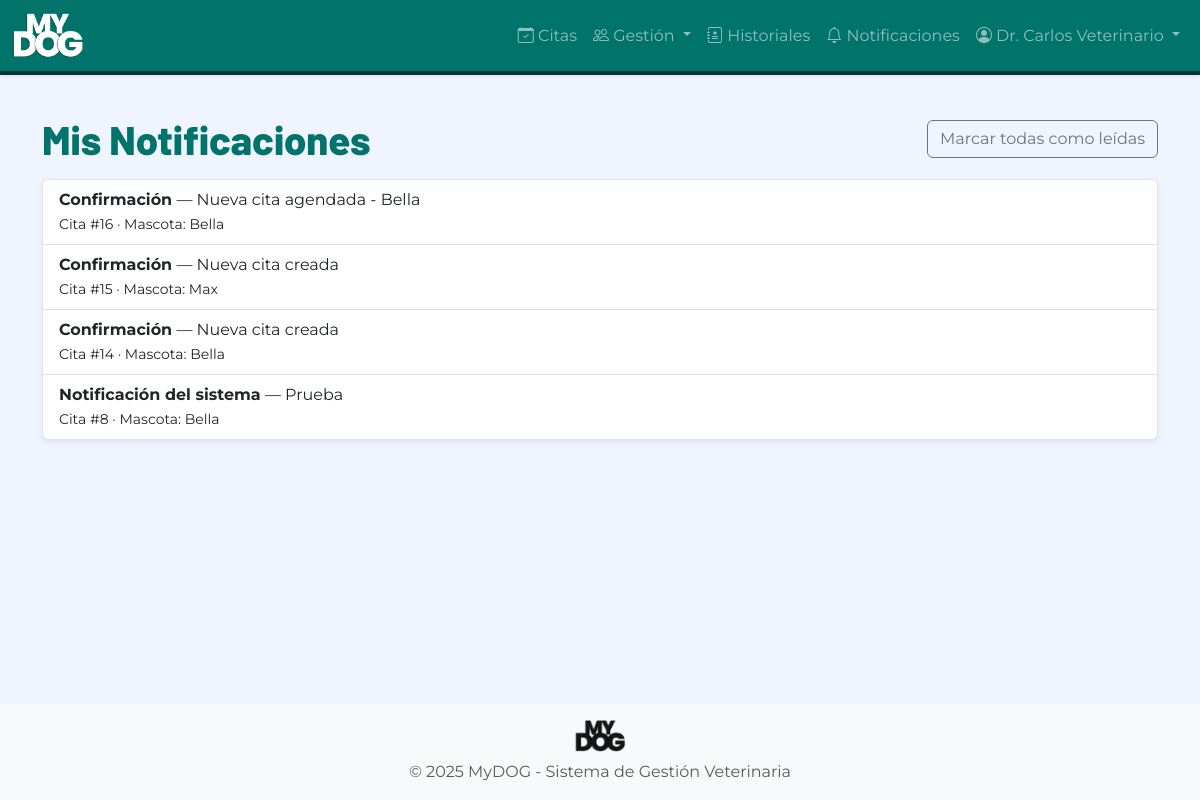
Page /notificaciones/veterinario/ (signed in) on the earlier database version.
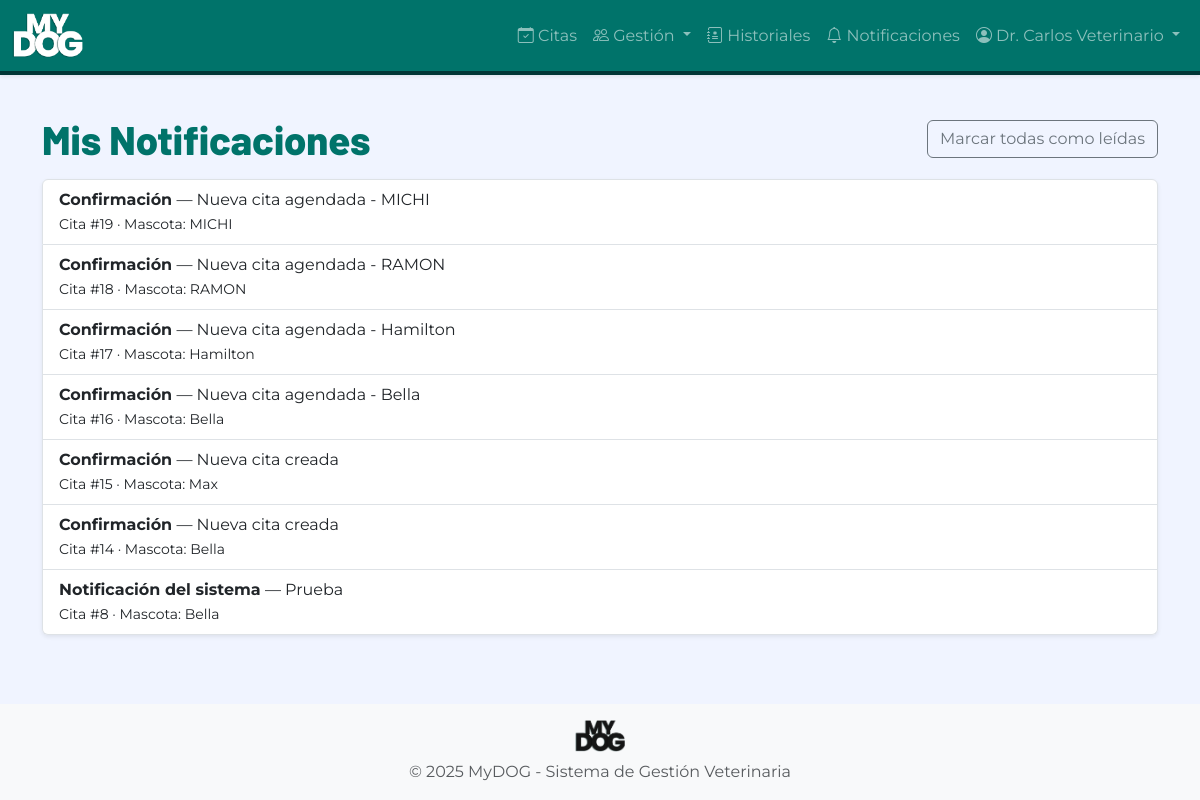
Same page on the later database version.
### notificaciones/models.py (models this page shows, shortened)
class Notificacion(models.Model):
    TIPO_CHOICES = [
        ('CONFIRMACION', 'Confirmación'),
        ('RECORDATORIO', 'Recordatorio'),
        ('CANCELACION', 'Cancelación'),
        ('RESULTADO', 'Resultado disponible'),
        ('SISTEMA', 'Notificación del sistema'),
    ]
    usuario = models.ForeignKey(
        'autenticacion.Usuario',
        on_delete=models.CASCADE,
        related_name='notificaciones',
        verbose_name='Usuario'
    )
    actor = models.ForeignKey(
        'autenticacion.Usuario',
        on_delete=models.SET_NULL,
        null=True,
        blank=True,
        related_name='notificaciones_emitidas',
        verbose_name='Actor'
    )
    tipo = models.CharField(
        max_length=15,
        choices=TIPO_CHOICES,
        verbose_name='Tipo de notificación'
    )
    asunto = models.CharField(
        max_length=200,
        verbose_name='Asunto',
        help_text='Título o asunto de la notificación'
    )
    mensaje = models.TextField(
        verbose_name='Mensaje',
        help_text='Contenido de la notificación'
    )
    leida = models.BooleanField(
        default=False,
        verbose_name='Leída',
        help_text='Indica si la notificación ha sido leída'
    )
    canal_enviado = models.CharField(
        max_length=10,
        verbose_name='Canal de envío',
        help_text='Canal por el cual se "envió" la notificación'
    )
    fecha_envio = models.DateTimeField(
        auto_now_add=True,
        verbose_name='Fecha de envío'
    )
    fecha_lectura = models.DateTimeField(
        null=True,
        blank=True,
        verbose_name='Fecha de lectura'
    )
    simulada = models.BooleanField(
        default=True,
        verbose_name='Simulada',
        help_text='Indica que es una notificación simulada (siempre True)'
    )
    cita = models.ForeignKey(
        'citas.Cita',
        on_delete=models.SET_NULL,
        null=True,
        blank=True,
        related_name='notificaciones',
        verbose_name='Cita relacionada'
    )
    class Meta:
        verbose_name = 'Notificación'
        verbose_name_plural = 'Notificaciones'
        ordering = ['-fecha_envio']

### citas/models.py (models this page shows, shortened)
class Cita(models.Model):
    ESTADO_CHOICES = [
        ('PROGRAMADA', 'Programada'),
        ('CONFIRMADA', 'Confirmada'),
        ('COMPLETADA', 'Completada'),
        ('CANCELADA', 'Cancelada'),
        ('INASISTENCIA', 'Inasistencia'),
    ]
    propietario = models.ForeignKey(
        'propietarios.Propietario',
        on_delete=models.PROTECT,
        related_name='citas',
        verbose_name='Propietario',
        help_text='Propietario de la mascota'
    )
    mascota = models.ForeignKey(
        'mascotas.Mascota',
        on_delete=models.PROTECT,
        related_name='citas',
        verbose_name='Mascota',
        help_text='Mascota a atender'
    )
    servicio = models.ForeignKey(
        'servicios.Servicio',
        on_delete=models.PROTECT,
        related_name='citas',
        verbose_name='Servicio',
        help_text='Servicio veterinario solicitado'
    )
    veterinario = models.ForeignKey(
        'autenticacion.Usuario',
        on_delete=models.PROTECT,
        limit_choices_to={'rol': 'VETERINARIO'},
        related_name='citas_asignadas',
        verbose_name='Veterinario',
        help_text='Veterinario asignado'
    )
    fecha = models.DateField(
        verbose_name='Fecha',
        help_text='Fecha de la cita'
    )
    hora = models.TimeField(
        verbose_name='Hora',
        help_text='Hora de inicio de la cita'
    )
    estado = models.CharField(
        max_length=15,
        choices=ESTADO_CHOICES,
        default='PROGRAMADA',
        verbose_name='Estado'
    )
    es_emergencia = models.BooleanField(
        default=False,
        verbose_name='Es emergencia',
        help_text='Indica si es una cita de emergencia (sin restricciones de horario)'
    )
    observaciones = models.TextField(
        max_length=500,
        blank=True,
        verbose_name='Observaciones',
        help_text='Observaciones o motivo de la cita'
    )
    motivo_cancelacion = models.TextField(
        max_length=500,
        blank=True,
        verbose_name='Motivo de cancelación',
        help_text='Motivo por el cual se canceló la cita'
    )
    pagado = models.BooleanField(
        default=False,
        verbose_name='Pagado',
        help_text='Indica si la cita ha sido pagada'
    )
    fecha_creacion = models.DateTimeField(
        auto_now_add=True,
        verbose_name='Fecha de creación'
    )
    fecha_modificacion = models.DateTimeField(
        auto_now=True,
        verbose_name='Fecha de modificación'
    )
    usuario_creador = models.ForeignKey(
        'autenticacion.Usuario',
        on_delete=models.PROTECT,
        related_name='citas_creadas',
        verbose_name='Usuario creador',
        help_text='Usuario que creó la cita'
    )
    class Meta:
        verbose_name = 'Cita'
        verbose_name_plural = 'Citas'
        ordering = ['-fecha', '-hora']
        indexes = [
            models.Index(fields=['fecha', 'hora']),
            models.Index(fields=['veterinario', 'fecha']),
            models.Index(fields=['estado']),
        ]
        unique_together = [['veterinario', 'fecha', 'hora']]  # No permitir citas duplicadas

### mascotas/models.py (models this page shows, shortened)
class Mascota(models.Model):
    ESPECIE_CHOICES = [
        ('PERRO', 'Perro'),
        ('GATO', 'Gato'),
        ('AVE', 'Ave'),
        ('ROEDOR', 'Roedor'),
        ('REPTIL', 'Reptil'),
        ('OTRO', 'Otro'),
    ]
    SEXO_CHOICES = [
        ('M', 'Macho'),
        ('H', 'Hembra'),
    ]
    propietario = models.ForeignKey(
        'propietarios.Propietario',
        on_delete=models.PROTECT,
        related_name='mascotas',
        verbose_name='Propietario',
        help_text='Propietario actual de la mascota'
    )
    nombre = models.CharField(
        max_length=50,
        verbose_name='Nombre',
        help_text='Nombre de la mascota (2-50 caracteres)'
    )
    especie = models.CharField(
        max_length=10,
        choices=ESPECIE_CHOICES,
        verbose_name='Especie',
        help_text='Especie de la mascota'
    )
    raza = models.CharField(
        max_length=50,
        verbose_name='Raza',
        help_text='Raza de la mascota'
    )
    edad = models.PositiveIntegerField(
        validators=[MinValueValidator(0)],
        verbose_name='Edad',
        help_text='Edad de la mascota en años'
    )
    peso = models.DecimalField(
        max_digits=5,
        decimal_places=2,
        null=True,
        blank=True,
        validators=[MinValueValidator(0.01)],
        verbose_name='Peso',
        help_text='Peso de la mascota en kilogramos (opcional)'
    )
    sexo = models.CharField(
        max_length=1,
        choices=SEXO_CHOICES,
        blank=True,
        verbose_name='Sexo',
        help_text='Sexo de la mascota (opcional)'
    )
    observaciones = models.TextField(
        max_length=300,
        blank=True,
        verbose_name='Observaciones',
        help_text='Observaciones adicionales (máx 300 caracteres)'
    )
    foto = models.ImageField(
        upload_to='mascotas/',
        null=True,
        blank=True,
        verbose_name='Foto',
        help_text='Foto de la mascota'
    )
    activo = models.BooleanField(
        default=True,
        verbose_name='Activo',
        help_text='Indica si la mascota está activa (no transferida ni fallecida)'
    )
    fecha_registro = models.DateTimeField(
        auto_now_add=True,
        verbose_name='Fecha de registro'
    )
    fecha_modificacion = models.DateTimeField(
        auto_now=True,
        verbose_name='Fecha de modificación'
    )
    class Meta:
        verbose_name = 'Mascota'
        verbose_name_plural = 'Mascotas'
        ordering = ['-fecha_registro']
        indexes = [
            models.Index(fields=['propietario', 'nombre']),
            models.Index(fields=['especie']),
        ]

### notificaciones/views.py (the view)
# urls.py: path('veterinario/', views.veterinario_notificaciones, name='veterinario'),
@login_required
@ensure_csrf_cookie
def veterinario_notificaciones(request):
    if request.user.rol != 'VETERINARIO':
        return HttpResponseForbidden()
    qs = Notificacion.objects.filter(usuario=request.user)
    return render(request, 'notificaciones/vet_lista.html', {'notificaciones': qs})

### autenticacion/models.py (called while the page is built)
    def es_admin(self):
        return self.rol == 'ADMIN'

### notificaciones/context_processors.py (called while the page is built)
def notificaciones_unread(request):
    if getattr(request, 'user', None) and request.user.is_authenticated:
        count = Notificacion.objects.filter(usuario=request.user, leida=False).count()
        return {'notificaciones_unread': count}
    return {'notificaciones_unread': 0}

### templates/notificaciones/vet_lista.html (shortened to what this page needs)
{% extends 'base.html' %}
{% block content %}
<div class="d-flex justify-content-between align-items-center mb-3">
  <h1 class="font-titulo text-primary-mydog mb-0">Mis Notificaciones</h1>
  <form method="post" action="{% url 'notificaciones:api_marcar_todas' %}">
    <button id="mark-all" type="submit" class="btn btn-outline-secondary">Marcar todas como leídas</button>
  </form>
 </div>
<div class="list-group shadow-sm">
  {% for n in notificaciones %}
  <div class="list-group-item">
    <div class="d-flex justify-content-between">
      <div>
        <strong>{{ n.get_tipo_display }}</strong> — {{ n.asunto }}<br>
        {% if n.cita %}<small>Cita #{{ n.cita.id }} · Mascota: {{ n.cita.mascota.nombre }}</small>{% endif %}
      </div>
    </div>
  </div>
  {% empty %}
  <div class="list-group-item text-muted">No hay notificaciones</div>
  {% endfor %}
</div>
{% endblock %}

Differences in the rows shown:
added Notificacion: tipo "Confirmación", asunto "Nueva cita agendada - MICHI", cita.id "19", cita.mascota.nombre "MICHI"
added Notificacion: tipo "Confirmación", asunto "Nueva cita agendada - RAMON", cita.id "18", cita.mascota.nombre "RAMON"
added Notificacion: tipo "Confirmación", asunto "Nueva cita agendada - Hamilton", cita.id "17", cita.mascota.nombre "Hamilton"
